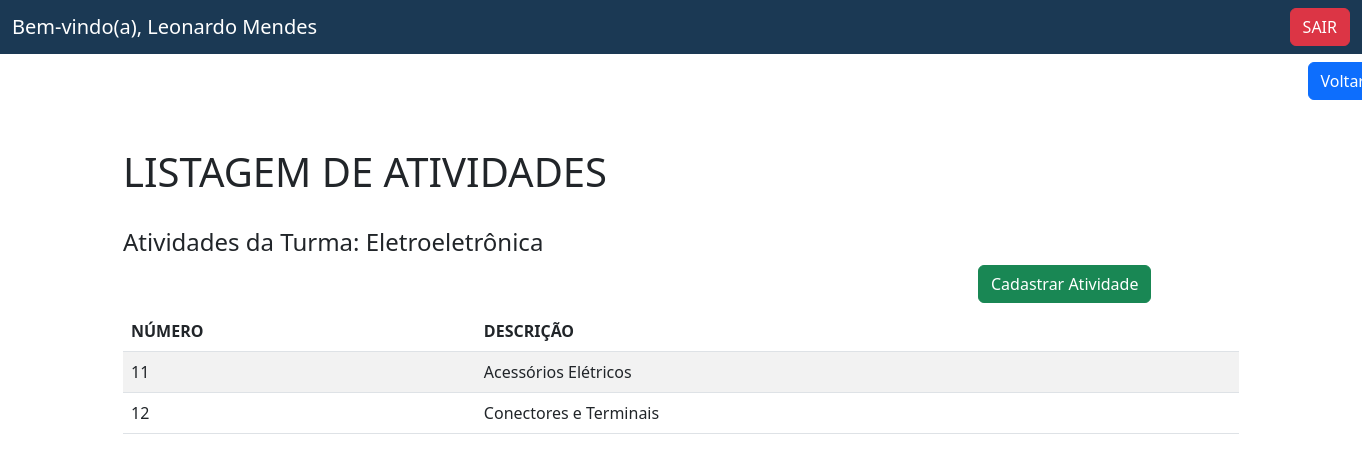
The app's page /listar_demanda.php?codigo=8&nome_turma=Eletroeletrônica (signed in) with its own data.
### tables this page shows
CREATE TABLE `atividades` (
  `id_atividade` int(11) NOT NULL,
  `turma` varchar(200) NOT NULL,
  `descricao` varchar(200) NOT NULL
);

### listar_demanda.php (the view, shortened to what this page needs)
<?php
    if(isset($_SESSION['email']) && $_SESSION['email'] === TRUE){
?>
<!DOCTYPE html>
<html lang="en">
<head>
    <link href="https://cdn.jsdelivr.net/npm/bootstrap@5.3.0/dist/css/bootstrap.min.css" rel="stylesheet">
</head>
<body>
<?php
    $turma = $_GET["nome_turma"];
    $codigo = $_GET["codigo"];
?>
    <nav class="navbar navbar-custom">
        <div class="container-fluid">
            <span class="navbar-brand mb-0 h1 text-white">Bem-vindo(a), <?php echo $_COOKIE['nome']; ?></span>
            <a href="index.php" class="btn btn-danger" onclick="return confirm('Tem certeza que deseja SAIR?')">SAIR</a>
        </div>
    </nav>
    <div class="col-2" style="margin-left: 96%;">
        <a href="pag_professor.php" class="btn btn-primary mt-2">Voltar</a>
    </div>
    <div class="container mt-5">
        <h1>LISTAGEM DE ATIVIDADES</h1>
        <br>
        <h4>Atividades da Turma: <?php echo $turma; ?></h4>
        <div class="row justify-content-end">
            <div class="col-3">
                <a href="cadastro_atividade.php?codigo=<?php echo $codigo; ?>&nome_turma=<?php echo $turma;?>" class="btn btn-success mb-2">Cadastrar Atividade</a>
            </div>
        </div>
        <center>
            <table class="table table-striped">
                <thead>
                    <tr>
                        <th scope="col">NÚMERO</th>
                        <th scope="col">DESCRIÇÃO</th>
                    </tr>
                </thead>
                <?php
                    require_once "conexao.php";
                    if ($_SERVER["REQUEST_METHOD"] == "GET"){
                        $sql_query = "SELECT * FROM atividades WHERE turma = '$turma'";
                        if ($result = $conn ->query($sql_query)) {
                            while ($row = $result->fetch_assoc()) {
                                $numero = $row['id_atividade'];
                                $descricao = $row['descricao'];
                ?>
                            <tr>
                                <td><?php echo $numero; ?></td>
                                <td><?php echo $descricao; ?></td>
                            </tr>
                <?php
                            }
                        }
                    }
                ?>
            </table>
        </center>
    </div>
</body>
</html>
<?php
    }else{
        header("location:index.php");
}
?>

### listar_demanda.php (style rules this page uses)
.navbar-custom { background-color: #1B3954; }

### records on screen
atividades: id_atividade "11", descricao "Acessórios Elétricos"
atividades: id_atividade "12", descricao "Conectores e Terminais"

### other values on screen
$_COOKIE['nome'] "Leonardo Mendes"
$turma "Eletroeletrônica"
